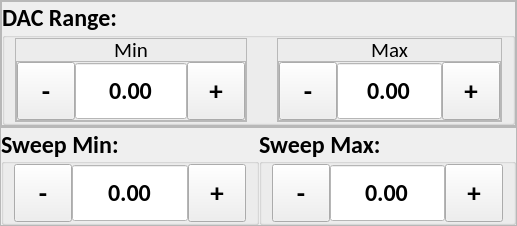
          <widget class="QWidget" name="single_lang_probe_1">
           <layout class="QVBoxLayout" name="verticalLayout_13">
            <property name="spacing">
             <number>0</number>
            </property>
            <property name="leftMargin">
             <number>0</number>
            </property>
            <property name="topMargin">
             <number>0</number>
            </property>
            <property name="rightMargin">
             <number>0</number>
            </property>
            <property name="bottomMargin">
             <number>0</number>
            </property>
            <item>
             <widget class="QFrame" name="frame_34">
              <property name="frameShape">
               <enum>QFrame::StyledPanel</enum>
              </property>
              <property name="frameShadow">
               <enum>QFrame::Raised</enum>
              </property>
              <layout class="QHBoxLayout" name="horizontalLayout_50">
               <property name="spacing">
                <number>0</number>
               </property>
               <property name="leftMargin">
                <number>0</number>
               </property>
               <property name="topMargin">
                <number>0</number>
               </property>
               <property name="rightMargin">
                <number>0</number>
               </property>
               <property name="bottomMargin">
                <number>0</number>
               </property>
               <item>
                <widget class="QFrame" name="frame_35">
                 <property name="frameShape">
                  <enum>QFrame::StyledPanel</enum>
                 </property>
                 <property name="frameShadow">
                  <enum>QFrame::Raised</enum>
                 </property>
                 <layout class="QVBoxLayout" name="verticalLayout_31">
                  <property name="spacing">
                   <number>0</number>
                  </property>
                  <property name="leftMargin">
                   <number>0</number>
                  </property>
                  <property name="topMargin">
                   <number>0</number>
                  </property>
                  <property name="rightMargin">
                   <number>0</number>
                  </property>
                  <property name="bottomMargin">
                   <number>0</number>
                  </property>
                  <item>
                   <widget class="QGroupBox" name="slp_dac_gb">
                    <property name="minimumSize">
                     <size>
                      <width>0</width>
                      <height>112</height>
                     </size>
                    </property>
                    <property name="font">
                     <font>
                      <family>Calibri</family>
                      <pointsize>18</pointsize>
                      <weight>75</weight>
                      <bold>true</bold>
                     </font>
                    </property>
                    <property name="title">
                     <string>DAC Range:</string>
                    </property>
                    <layout class="QHBoxLayout" name="horizontalLayout_21">
                     <property name="spacing">
                      <number>30</number>
                     </property>
                     <property name="leftMargin">
                      <number>10</number>
                     </property>
                     <property name="topMargin">
                      <number>0</number>
                     </property>
                     <property name="rightMargin">
                      <number>10</number>
                     </property>
                     <property name="bottomMargin">
                      <number>0</number>
                     </property>
                     <item>
                      <widget class="QFrame" name="slp_dac_min_frame">
                       <property name="maximumSize">
                        <size>
                         <width>1000</width>
                         <height>1000</height>
                        </size>
                       </property>
                       <property name="frameShape">
                        <enum>QFrame::StyledPanel</enum>
                       </property>
                       <property name="frameShadow">
                        <enum>QFrame::Raised</enum>
                       </property>
                       <layout class="QVBoxLayout" name="verticalLayout_7">
                        <property name="spacing">
                         <number>0</number>
                        </property>
                        <property name="leftMargin">
                         <number>0</number>
                        </property>
                        <property name="topMargin">
                         <number>0</number>
                        </property>
                        <property name="rightMargin">
                         <number>0</number>
                        </property>
                        <property name="bottomMargin">
                         <number>0</number>
                        </property>
                        <item>
                         <widget class="QLabel" name="slp_dac_min_label">
                          <property name="minimumSize">
                           <size>
                            <width>40</width>
                            <height>22</height>
                           </size>
                          </property>
                          <property name="maximumSize">
                           <size>
                            <width>1000</width>
                            <height>22</height>
                           </size>
                          </property>
                          <property name="font">
                           <font>
                            <family>Calibri</family>
                            <pointsize>16</pointsize>
                            <weight>50</weight>
                            <bold>false</bold>
                           </font>
                          </property>
                          <property name="text">
                           <string>Min</string>
                          </property>
                          <property name="alignment">
                           <set>Qt::AlignCenter</set>
                          </property>
                         </widget>
                        </item>
                        <item>
                         <widget class="QFrame" name="frame_8">
                          <property name="minimumSize">
                           <size>
                            <width>0</width>
                            <height>58</height>
                           </size>
                          </property>
                          <property name="frameShape">
                           <enum>QFrame::StyledPanel</enum>
                          </property>
                          <property name="frameShadow">
                           <enum>QFrame::Raised</enum>
                          </property>
                          <layout class="QHBoxLayout" name="horizontalLayout_22">
                           <property name="spacing">
                            <number>0</number>
                           </property>
                           <property name="leftMargin">
                            <number>0</number>
                           </property>
                           <property name="topMargin">
                            <number>0</number>
                           </property>
                           <property name="rightMargin">
                            <number>0</number>
                           </property>
                           <property name="bottomMargin">
                            <number>0</number>
                           </property>
                           <item>
                            <widget class="QToolButton" name="slp_dac_min_minus">
                             <property name="minimumSize">
                              <size>
                               <width>58</width>
                               <height>58</height>
                              </size>
                             </property>
                             <property name="maximumSize">
                              <size>
                               <width>58</width>
                               <height>58</height>
                              </size>
                             </property>
                             <property name="font">
                              <font>
                               <pointsize>20</pointsize>
                               <weight>75</weight>
                               <bold>true</bold>
                              </font>
                             </property>
                             <property name="text">
                              <string>-</string>
                             </property>
                            </widget>
                           </item>
                           <item>
                            <widget class="QDoubleSpinBox" name="slp_dac_min_input">
                             <property name="minimumSize">
                              <size>
                               <width>0</width>
                               <height>0</height>
                              </size>
                             </property>
                             <property name="maximumSize">
                              <size>
                               <width>1000</width>
                               <height>58</height>
                              </size>
                             </property>
                             <property name="font">
                              <font>
                               <family>Calibri</family>
                               <pointsize>18</pointsize>
                              </font>
                             </property>
                             <property name="layoutDirection">
                              <enum>Qt::LeftToRight</enum>
                             </property>
                             <property name="styleSheet">
                              <string notr="true">QDoubleSpinBox {
	background-color: #FFFFFF;
}</string>
                             </property>
                             <property name="alignment">
                              <set>Qt::AlignCenter</set>
                             </property>
                             <property name="readOnly">
                              <bool>true</bool>
                             </property>
                             <property name="buttonSymbols">
                              <enum>QAbstractSpinBox::NoButtons</enum>
                             </property>
                             <property name="correctionMode">
                              <enum>QAbstractSpinBox::CorrectToPreviousValue</enum>
                             </property>
                             <property name="showGroupSeparator" stdset="0">
                              <bool>false</bool>
                             </property>
                             <property name="minimum">
                              <double>-10000.000000000000000</double>
                             </property>
                             <property name="maximum">
                              <double>10000.000000000000000</double>
                             </property>
                            </widget>
                           </item>
                           <item>
                            <widget class="QToolButton" name="slp_dac_min_plus">
                             <property name="minimumSize">
                              <size>
                               <width>58</width>
                               <height>58</height>
                              </size>
                             </property>
                             <property name="maximumSize">
                              <size>
                               <width>16777215</width>
                               <height>58</height>
                              </size>
                             </property>
                             <property name="font">
                              <font>
                               <pointsize>20</pointsize>
                               <weight>75</weight>
                               <bold>true</bold>
                              </font>
                             </property>
                             <property name="focusPolicy">
                              <enum>Qt::NoFocus</enum>
                             </property>
                             <property name="text">
                              <string>+</string>
                             </property>
                            </widget>
                           </item>
                          </layout>
                         </widget>
                        </item>
                       </layout>
                      </widget>
                     </item>
                     <item>
                      <widget class="QFrame" name="slp_dac_max_frame">
                       <property name="minimumSize">
                        <size>
                         <width>0</width>
                         <height>0</height>
                        </size>
                       </property>
                       <property name="maximumSize">
                        <size>
                         <width>1000</width>
                         <height>1000</height>
                        </size>
                       </property>
                       <property name="frameShape">
                        <enum>QFrame::StyledPanel</enum>
                       </property>
                       <property name="frameShadow">
                        <enum>QFrame::Raised</enum>
                       </property>
                       <layout class="QVBoxLayout" name="verticalLayout_12">
                        <property name="spacing">
                         <number>0</number>
                        </property>
                        <property name="leftMargin">
                         <number>0</number>
                        </property>
                        <property name="topMargin">
                         <number>0</number>
                        </property>
                        <property name="rightMargin">
                         <number>0</number>
                        </property>
                        <property name="bottomMargin">
                         <number>0</number>
                        </property>
                        <item>
                         <widget class="QLabel" name="slp_dac_max_label">
                          <property name="minimumSize">
                           <size>
                            <width>42</width>
                            <height>22</height>
                           </size>
                          </property>
                          <property name="maximumSize">
                           <size>
                            <width>1000</width>
                            <height>22</height>
                           </size>
                          </property>
                          <property name="font">
                           <font>
                            <family>Calibri</family>
                            <pointsize>16</pointsize>
                            <weight>50</weight>
                            <bold>false</bold>
                           </font>
                          </property>
                          <property name="text">
                           <string>Max</string>
                          </property>
                          <property name="alignment">
                           <set>Qt::AlignCenter</set>
                          </property>
                         </widget>
                        </item>
                        <item>
                         <widget class="QFrame" name="frame_9">
                          <property name="frameShape">
                           <enum>QFrame::StyledPanel</enum>
                          </property>
                          <property name="frameShadow">
                           <enum>QFrame::Raised</enum>
                          </property>
                          <layout class="QHBoxLayout" name="horizontalLayout_23">
                           <property name="spacing">
                            <number>0</number>
                           </property>
                           <property name="leftMargin">
                            <number>0</number>
                           </property>
                           <property name="topMargin">
                            <number>0</number>
                           </property>
                           <property name="rightMargin">
                            <number>0</number>
                           </property>
                           <property name="bottomMargin">
                            <number>0</number>
                           </property>
                           <item>
                            <widget class="QToolButton" name="slp_dac_max_minus">
                             <property name="minimumSize">
                              <size>
                               <width>58</width>
                               <height>58</height>
                              </size>
                             </property>
                             <property name="maximumSize">
                              <size>
                               <width>58</width>
                               <height>58</height>
                              </size>
                             </property>
                             <property name="font">
                              <font>
                               <pointsize>20</pointsize>
                               <weight>75</weight>
                               <bold>true</bold>
                              </font>
                             </property>
                             <property name="text">
                              <string>-</string>
                             </property>
                            </widget>
                           </item>
                           <item>
                            <widget class="QDoubleSpinBox" name="slp_dac_max_input">
                             <property name="minimumSize">
                              <size>
                               <width>0</width>
                               <height>0</height>
                              </size>
                             </property>
                             <property name="maximumSize">
                              <size>
                               <width>1000</width>
                               <height>58</height>
                              </size>
                             </property>
                             <property name="font">
                              <font>
                               <family>Calibri</family>
                               <pointsize>18</pointsize>
                              </font>
                             </property>
                             <property name="layoutDirection">
                              <enum>Qt::LeftToRight</enum>
                             </property>
                             <property name="styleSheet">
                              <string notr="true">QDoubleSpinBox {
	background-color: #FFFFFF;
}</string>
                             </property>
                             <property name="alignment">
                              <set>Qt::AlignCenter</set>
                             </property>
                             <property name="readOnly">
                              <bool>true</bool>
                             </property>
                             <property name="buttonSymbols">
                              <enum>QAbstractSpinBox::NoButtons</enum>
                             </property>
                             <property name="correctionMode">
                              <enum>QAbstractSpinBox::CorrectToPreviousValue</enum>
                             </property>
                             <property name="showGroupSeparator" stdset="0">
                              <bool>false</bool>
                             </property>
                             <property name="maximum">
                              <double>10000.000000000000000</double>
                             </property>
                            </widget>
                           </item>
                           <item>
                            <widget class="QToolButton" name="slp_dac_max_plus">
                             <property name="minimumSize">
                              <size>
                               <width>58</width>
                               <height>58</height>
                              </size>
                             </property>
                             <property name="maximumSize">
                              <size>
                               <width>16777215</width>
                               <height>58</height>
                              </size>
                             </property>
                             <property name="font">
                              <font>
                               <pointsize>20</pointsize>
                               <weight>75</weight>
                               <bold>true</bold>
                              </font>
                             </property>
                             <property name="focusPolicy">
                              <enum>Qt::NoFocus</enum>
                             </property>
                             <property name="text">
                              <string>+</string>
                             </property>
                            </widget>
                           </item>
                          </layout>
                         </widget>
                        </item>
                       </layout>
                      </widget>
                     </item>
                    </layout>
                   </widget>
                  </item>
                 </layout>
                </widget>
               </item>
              </layout>
             </widget>
            </item>
            <item>
             <widget class="QFrame" name="frame_31">
              <property name="frameShape">
               <enum>QFrame::StyledPanel</enum>
              </property>
              <property name="frameShadow">
               <enum>QFrame::Raised</enum>
              </property>
              <layout class="QHBoxLayout" name="horizontalLayout_45">
               <property name="spacing">
                <number>0</number>
               </property>
               <property name="leftMargin">
                <number>0</number>
               </property>
               <property name="topMargin">
                <number>0</number>
               </property>
               <property name="rightMargin">
                <number>0</number>
               </property>
               <property name="bottomMargin">
                <number>0</number>
               </property>
               <item>
                <widget class="QGroupBox" name="slp_sweep_min_frame">
                 <property name="font">
                  <font>
                   <family>Calibri</family>
                   <pointsize>18</pointsize>
                   <weight>75</weight>
                   <bold>true</bold>
                  </font>
                 </property>
                 <property name="title">
                  <string>Sweep Min:</string>
                 </property>
                 <property name="alignment">
                  <set>Qt::AlignLeading|Qt::AlignLeft|Qt::AlignVCenter</set>
                 </property>
                 <layout class="QHBoxLayout" name="horizontalLayout_48">
                  <property name="spacing">
                   <number>0</number>
                  </property>
                  <property name="leftMargin">
                   <number>10</number>
                  </property>
                  <property name="topMargin">
                   <number>0</number>
                  </property>
                  <property name="rightMargin">
                   <number>10</number>
                  </property>
                  <property name="bottomMargin">
                   <number>0</number>
                  </property>
                  <item>
                   <widget class="QToolButton" name="slp_sweep_min_minus">
                    <property name="minimumSize">
                     <size>
                      <width>58</width>
                      <height>58</height>
                     </size>
                    </property>
                    <property name="maximumSize">
                     <size>
                      <width>58</width>
                      <height>58</height>
                     </size>
                    </property>
                    <property name="font">
                     <font>
                      <pointsize>20</pointsize>
                      <weight>75</weight>
                      <bold>true</bold>
                     </font>
                    </property>
                    <property name="text">
                     <string>-</string>
                    </property>
                   </widget>
                  </item>
                  <item>
                   <widget class="QDoubleSpinBox" name="slp_sweep_min_input">
                    <property name="minimumSize">
                     <size>
                      <width>0</width>
                      <height>58</height>
                     </size>
                    </property>
                    <property name="maximumSize">
                     <size>
                      <width>1000</width>
                      <height>58</height>
                     </size>
                    </property>
                    <property name="font">
                     <font>
                      <family>Calibri</family>
                      <pointsize>18</pointsize>
                     </font>
                    </property>
                    <property name="styleSheet">
                     <string notr="true">QDoubleSpinBox {
	background-color: #FFFFFF;
}</string>
                    </property>
                    <property name="alignment">
                     <set>Qt::AlignCenter</set>
                    </property>
                    <property name="readOnly">
                     <bool>true</bool>
                    </property>
                    <property name="buttonSymbols">
                     <enum>QAbstractSpinBox::NoButtons</enum>
                    </property>
                    <property name="correctionMode">
                     <enum>QAbstractSpinBox::CorrectToPreviousValue</enum>
                    </property>
                    <property name="showGroupSeparator" stdset="0">
                     <bool>false</bool>
                    </property>
                    <property name="decimals">
                     <number>2</number>
                    </property>
                    <property name="maximum">
                     <double>10000.000000000000000</double>
                    </property>
                   </widget>
                  </item>
                  <item>
                   <widget class="QToolButton" name="slp_sweep_min_plus">
                    <property name="minimumSize">
                     <size>
                      <width>58</width>
                      <height>58</height>
                     </size>
                    </property>
                    <property name="maximumSize">
                     <size>
                      <width>16777215</width>
                      <height>58</height>
                     </size>
                    </property>
                    <property name="font">
                     <font>
                      <pointsize>20</pointsize>
                      <weight>75</weight>
                      <bold>true</bold>
                     </font>
                    </property>
                    <property name="focusPolicy">
                     <enum>Qt::NoFocus</enum>
                    </property>
                    <property name="text">
                     <string>+</string>
                    </property>
                   </widget>
                  </item>
                 </layout>
                </widget>
               </item>
               <item>
                <widget class="QGroupBox" name="slp_sweep_max_frame">
                 <property name="font">
                  <font>
                   <family>Calibri</family>
                   <pointsize>18</pointsize>
                   <weight>75</weight>
                   <bold>true</bold>
                  </font>
                 </property>
                 <property name="styleSheet">
                  <string notr="true"/>
                 </property>
                 <property name="title">
                  <string>Sweep Max:</string>
                 </property>
                 <property name="alignment">
                  <set>Qt::AlignLeading|Qt::AlignLeft|Qt::AlignVCenter</set>
                 </property>
                 <layout class="QHBoxLayout" name="horizontalLayout_47">
                  <property name="spacing">
                   <number>0</number>
                  </property>
                  <property name="leftMargin">
                   <number>10</number>
                  </property>
                  <property name="topMargin">
                   <number>0</number>
                  </property>
                  <property name="rightMargin">
                   <number>10</number>
                  </property>
                  <property name="bottomMargin">
                   <number>0</number>
                  </property>
                  <item>
                   <widget class="QToolButton" name="slp_sweep_max_minus">
                    <property name="minimumSize">
                     <size>
                      <width>58</width>
                      <height>58</height>
                     </size>
                    </property>
                    <property name="maximumSize">
                     <size>
                      <width>58</width>
                      <height>58</height>
                     </size>
                    </property>
                    <property name="font">
                     <font>
                      <pointsize>20</pointsize>
                      <weight>75</weight>
                      <bold>true</bold>
                     </font>
                    </property>
                    <property name="text">
                     <string>-</string>
                    </property>
                   </widget>
                  </item>
                  <item>
                   <widget class="QDoubleSpinBox" name="slp_sweep_max_input">
                    <property name="minimumSize">
                     <size>
                      <width>0</width>
                      <height>58</height>
                     </size>
                    </property>
                    <property name="maximumSize">
                     <size>
                      <width>1000</width>
                      <height>58</height>
                     </size>
                    </property>
                    <property name="font">
                     <font>
                      <family>Calibri</family>
                      <pointsize>18</pointsize>
                     </font>
                    </property>
                    <property name="focusPolicy">
                     <enum>Qt::NoFocus</enum>
                    </property>
                    <property name="layoutDirection">
                     <enum>Qt::LeftToRight</enum>
                    </property>
                    <property name="styleSheet">
                     <string notr="true">QDoubleSpinBox {
	background-color: #FFFFFF;
}</string>
                    </property>
                    <property name="alignment">
                     <set>Qt::AlignCenter</set>
                    </property>
                    <property name="readOnly">
                     <bool>true</bool>
                    </property>
                    <property name="buttonSymbols">
                     <enum>QAbstractSpinBox::NoButtons</enum>
                    </property>
                    <property name="correctionMode">
                     <enum>QAbstractSpinBox::CorrectToPreviousValue</enum>
                    </property>
                    <property name="showGroupSeparator" stdset="0">
                     <bool>false</bool>
                    </property>
                    <property name="decimals">
                     <number>2</number>
                    </property>
                    <property name="maximum">
                     <double>10000.000000000000000</double>
                    </property>
                   </widget>
                  </item>
                  <item>
                   <widget class="QToolButton" name="slp_sweep_max_plus">
                    <property name="minimumSize">
                     <size>
                      <width>58</width>
                      <height>58</height>
                     </size>
                    </property>
                    <property name="maximumSize">
                     <size>
                      <width>16777215</width>
                      <height>58</height>
                     </size>
                    </property>
                    <property name="font">
                     <font>
                      <pointsize>20</pointsize>
                      <weight>75</weight>
                      <bold>true</bold>
                     </font>
                    </property>
                    <property name="focusPolicy">
                     <enum>Qt::NoFocus</enum>
                    </property>
                    <property name="text">
                     <string>+</string>
                    </property>
                   </widget>
                  </item>
                 </layout>
                </widget>
               </item>
              </layout>
             </widget>
            </item>
           </layout>
          </widget>
